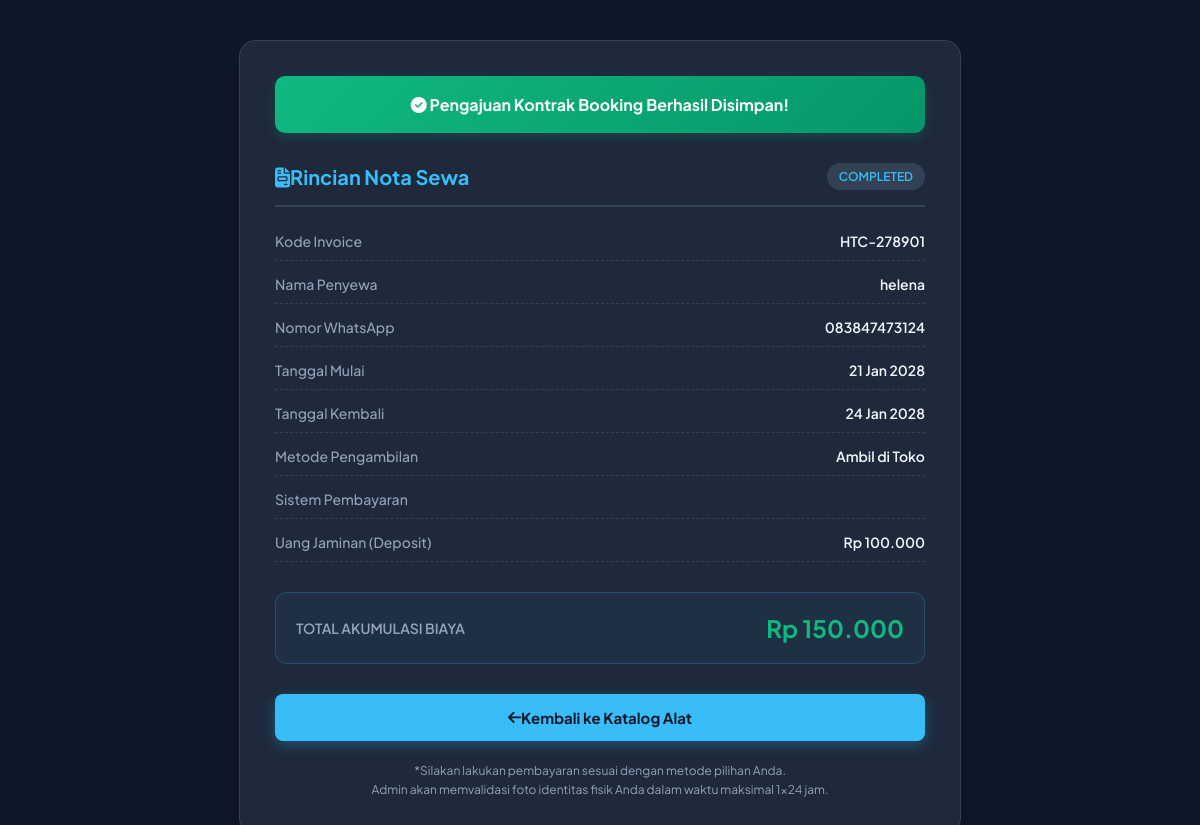
/user/invoice.php?id=57, run on the app's committed database.
### tables this page shows
CREATE TABLE IF NOT EXISTS `transaksi` (
  `id_transaksi` int NOT NULL AUTO_INCREMENT,
  `invoice_code` varchar(50) NOT NULL,
  `customer_name` varchar(100) NOT NULL,
  `customer_phone` varchar(20) DEFAULT NULL,
  `customer_email` varchar(100) DEFAULT NULL,
  `customer_address` text,
  `emergency_name` varchar(100) DEFAULT NULL,
  `emergency_phone` varchar(20) DEFAULT NULL,
  `jenis_jaminan` varchar(30) DEFAULT NULL,
  `nomor_identitas` varchar(50) DEFAULT NULL,
  `foto_identitas` varchar(255) DEFAULT NULL,
  `foto_selfie` varchar(255) DEFAULT NULL,
  `rent_date` date NOT NULL,
  `return_date` date NOT NULL,
  `total_bayar` int NOT NULL,
  `status` enum('active','completed','pending') NOT NULL DEFAULT 'pending',
  `metode_ambil` varchar(50) DEFAULT NULL,
  `metode_bayar` varchar(50) DEFAULT NULL,
  `bukti_pembayaran` varchar(255) DEFAULT NULL,
  `created_at` timestamp NULL DEFAULT CURRENT_TIMESTAMP,
  `total_amount` int NOT NULL DEFAULT '0',
  `catatan_tambahan` text,
  `deposit` int DEFAULT '100000',
  PRIMARY KEY (`id_transaksi`),
  UNIQUE KEY `invoice_code` (`invoice_code`)
);

### user/invoice.php (the view, shortened to what this page needs)
<?php
include '../koneksi.php';
$id_transaksi = isset($_GET['id']) ? (int)$_GET['id'] : 0;
$query = mysqli_query($koneksi, "SELECT * FROM transaksi WHERE id_transaksi = '$id_transaksi' LIMIT 1");
$trx = mysqli_fetch_assoc($query);
?>
<!DOCTYPE html>
<html lang="id">
<head>
    <link rel="stylesheet" href="https://cdnjs.cloudflare.com/ajax/libs/font-awesome/6.4.0/css/all.min.css">
</head>
<body>
<div class="invoice-box">
    <div class="success-banner">
        <i class="fa-solid fa-circle-check me-2"></i> Pengajuan Kontrak Booking Berhasil Disimpan!
    </div>
    <div class="invoice-header">
        <h2><i class="fa-solid fa-file-invoice text-info me-2"></i>Rincian Nota Sewa</h2>
        <span class="badge"><?= htmlspecialchars($trx['status']); ?></span>
    </div>
    <div class="row-meta"><span>Kode Invoice</span><span><?= $trx['invoice_code']; ?></span></div>
    <div class="row-meta"><span>Nama Penyewa</span><span><?= htmlspecialchars($trx['customer_name']); ?></span></div>
    <div class="row-meta"><span>Nomor WhatsApp</span><span><?= htmlspecialchars($trx['customer_phone']); ?></span></div>
    <div class="row-meta"><span>Tanggal Mulai</span><span><?= date('d M Y', strtotime($trx['rent_date'])); ?></span></div>
    <div class="row-meta"><span>Tanggal Kembali</span><span><?= date('d M Y', strtotime($trx['return_date'])); ?></span></div>
    <div class="row-meta"><span>Metode Pengambilan</span><span><?= htmlspecialchars($trx['metode_ambil']); ?></span></div>
    <div class="row-meta"><span>Sistem Pembayaran</span><span><?= htmlspecialchars($trx['metode_bayar']); ?></span></div>
    <div class="row-meta"><span>Uang Jaminan (Deposit)</span><span>Rp <?= number_format($trx['deposit'], 0, ',', '.'); ?></span></div>
    <div class="total-pay-box">
        <span>TOTAL AKUMULASI BIAYA</span>
        <h3>Rp <?= number_format($trx['total_bayar'], 0, ',', '.'); ?></h3>
    </div>
    <a href="keranjang.php" class="btn-back"><i class="fa-solid fa-arrow-left me-2"></i>Kembali ke Katalog Alat</a>
    <div class="info-note">
        *Silakan lakukan pembayaran sesuai dengan metode pilihan Anda.<br>Admin akan memvalidasi foto identitas fisik Anda dalam waktu maksimal 1x24 jam.
    </div>
</div>
</body>
</html>

### user/invoice.php (style rules this page uses)
body { background-color: #0f172a; color: #f8fafc; font-family: 'Plus Jakarta Sans', sans-serif; padding: 40px 20px; margin: 0; }
.invoice-box { max-width: 650px; margin: 0 auto; background-color: #1e293b; border: 1px solid #334155; border-radius: 16px; padding: 35px; box-shadow: 0 20px 25px -5px rgba(0,0,0,0.4); }
.success-banner { background: linear-gradient(135deg, #10b981, #059669); color: white; padding: 18px; border-radius: 10px; text-align: center; margin-bottom: 30px; font-weight: 700; font-size: 16px; box-shadow: 0 4px 12px rgba(16, 185, 129, 0.2); }
.invoice-header { display: flex; justify-content: space-between; align-items: center; border-bottom: 2px solid #334155; padding-bottom: 15px; margin-bottom: 25px; }
.invoice-header h2 { margin: 0; font-size: 20px; font-weight: 700; color: #38bdf8; }
.invoice-header .badge { background: #334155; color: #38bdf8; padding: 6px 12px; border-radius: 20px; font-size: 12px; font-weight: 600; text-transform: uppercase; }
.row-meta { display: flex; justify-content: space-between; margin-bottom: 14px; font-size: 14px; border-bottom: 1px dashed #334155; padding-bottom: 10px; }
.row-meta span:first-child { color: #94a3b8; font-weight: 500; }
.row-meta span:last-child { color: #f1f5f9; font-weight: 600; text-align: right; }
.total-pay-box { background: rgba(56, 189, 248, 0.05); border: 1px solid rgba(56, 189, 248, 0.2); padding: 20px; border-radius: 12px; display: flex; justify-content: space-between; align-items: center; margin-top: 30px; }
.total-pay-box span { font-size: 14px; color: #94a3b8; font-weight: 600; }
.total-pay-box h3 { margin: 0; font-size: 24px; font-weight: 700; color: #10b981; }
.btn-back { display: flex; align-items: center; justify-content: center; background: #38bdf8; color: #0f172a; padding: 14px; border-radius: 8px; text-decoration: none; font-weight: 700; margin-top: 30px; transition: all 0.2s ease; font-size: 15px; box-shadow: 0 4px 14px rgba(56, 189, 248, 0.3); }
.info-note { font-size: 12px; color: #94a3b8; text-align: center; margin-top: 20px; line-height: 1.6; }

### data on the page
transaksi: status "COMPLETED", invoice_code "HTC-278901", customer_name "helena", customer_phone "083847473124", rent_date "21 Jan 2028", return_date "24 Jan 2028", metode_ambil "Ambil di Toko", deposit "100.000", total_bayar "150.000"
